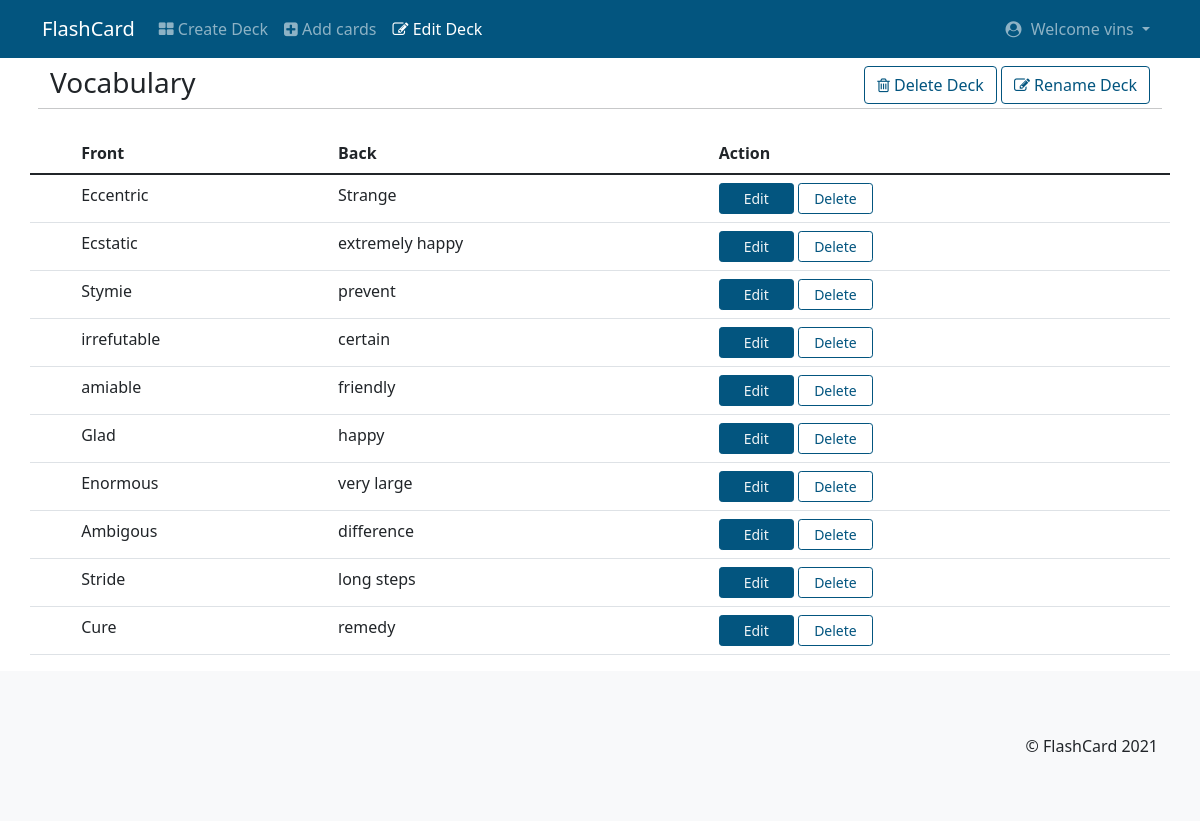
The page /dashboard/1/edit_deck/1 (signed in) on the database its author committed.
### application/model.py (models this page shows)
class User(db.Model):
    __tablename__ = 'user'
    user_id = db.Column(db.Integer, autoincrement=True, primary_key=True)
    user_name = db.Column(db.String, unique=True, nullable=False)
    user_fullname = db.Column(db.String, nullable=False)
    user_email = db.Column(db.String, unique=True, nullable=False)
    user_password = db.Column(db.String, nullable=False)
    decks = db.relationship('UDecks', cascade='all,delete', backref='user')

class Deck(db.Model):
    __tablename__ = 'deck'
    d_id = db.Column(db.Integer, autoincrement=True, primary_key=True)
    d_name = db.Column(db.String, nullable=False)
    d_score = db.Column(db.Integer, default=0)
    d_review_time = db.Column(db.DateTime, default=None)
    cards = db.relationship('DCards', cascade='all,delete', backref='deck')

class Card(db.Model):
    __tablename__ = 'card'
    c_id = db.Column(db.Integer, autoincrement=True, primary_key=True)
    c_front = db.Column(db.String, nullable=False)
    c_back = db.Column(db.String, nullable=False)
    c_rating = db.Column(db.Integer, db.ForeignKey('rating.r_id'), default=4)
    rate = db.relationship('Rating', backref='card')

### application/controllers.py (the view)
@app.route("/dashboard/<int:userId>/edit_deck/<int:deckId>")
def edit_deck(userId, deckId):
    if loginService.LoginService().loggedin():
        return redirect('/')
    d = Deck.query.filter_by(d_id=deckId).first()
    u1 = User.query.filter_by(user_id=userId).first()
    cards_name = get_details(d_id=deckId, ret=2)
    return render_template("edit_deck.html", d=d, cards_name=cards_name, u1=u1,
                           notification=notification.NService().getMessage())

### application/controllers.py (called while the page is built)
def get_details(u_id=0, d_id=0, c_id=0, ret=0):
    if ret == 1:
        u = User.query.filter_by(user_id=u_id).first()
        user_decks_ids = [i.d_id for i in u.decks]
        user_decks = {}
        for i in user_decks_ids:
            d = Deck.query.filter_by(d_id=i).first()
            user_decks[d.d_id] = [d.d_name, d.d_score,
                                  d.d_review_time.strftime('%c') if d.d_review_time is not None else '', len(d.cards)]
        return user_decks
    elif ret == 2:
        d = Deck.query.filter_by(d_id=d_id).first()
        deck_cards_ids = [i.c_id for i in d.cards]
        deck_cards = {}
        for i in deck_cards_ids:
            c = Card.query.filter_by(c_id=i).first()
            deck_cards[c.c_id] = [c.c_front, c.c_back, c.c_rating]
        return deck_cards

### application/loginService.py (called while the page is built)
    def loggedin(self):
        return self.SESSION_ID == 0

### application/notification.py (called while the page is built)
    def getMessage(self):
        if len(self.M_TO_BE_SHOWN) > 0:
            return self.M_TO_BE_SHOWN.pop(0)
        else:
            return ""

### templates/edit_deck.html (shortened to what this page needs)
<!DOCTYPE html>
<html lang="en">
<head>
    <link rel="stylesheet" type="text/css" href="{{ url_for('static', filename='bootstrap/css/bootstrap.min.css') }}"/>
    <link rel="stylesheet" type="text/css" href="{{ url_for('static', filename='style.css') }}"/>
    <link rel="stylesheet" type="text/css" href="{{ url_for('static', filename='fontawesome/font-awesome.min.css') }}"/>
</head>
<body>
<nav class="navbar navbar-expand-lg navbar-dark " style="background-color: #03557f">
    <div class="container">
        <a class="navbar-brand" href="/dashboard/{{ u1.user_id }}">FlashCard</a>
        <div class="collapse navbar-collapse" id="navbarSupportedContent">
            <ul class="navbar-nav me-auto mb-2 mb-lg-0">
                <li class="nav-item">
                    <a class="nav-link" aria-current="page" href="/dashboard/{{ u1.user_id }}/create_deck">
                        <i class="fa fa-th-large"></i> Create Deck</a>
                </li>
                <li class="nav-item">
                    <a class="nav-link" href="/dashboard/{{ u1.user_id }}/add_cards">
                        <i class="fa fa-plus-square"></i> Add cards</a>
                </li>
                <li class="nav-item">
                    <a class="nav-link active" href="/dashboard/{{ u1.user_id }}/edit_deck">
                        <i class="fa fa-edit"></i> Edit Deck</a>
                </li>
            </ul>
            <ul class="navbar-nav  mb-2 mb-lg-0">
                <li class="nav-item dropdown">
                    <a class="nav-link dropdown-toggle" href="#" id="navbarDropdownMenuLink" role="button"
                       data-bs-toggle="dropdown" aria-expanded="false">
                        <i class="fa fa-user-circle" style="margin: 5px"> </i> Welcome {{ u1.user_name }}
                    </a>
                </li>
            </ul>
        </div>
    </div>
</nav>
<div class="container flash-card-main-body">
    <div class="row p-md-2">
        <div class="col-md-12">
            <h3 class="pull-left"> {{ d.d_name }}</h3>
            <div class="pull-right">
                <a href="/dashboard/{{ u1.user_id }}/edit_deck/{{ d.d_id }}/delete_deck" type="submit"
                   class="btn btn-outline-info"><i class="fa fa-trash-o"></i> Delete Deck</a>
                <a href="/dashboard/{{ u1.user_id }}/edit_deck/{{ d.d_id }}/rename_deck" type="submit"
                   class="btn btn-outline-info"><i class="fa fa-pencil-square-o"></i> Rename Deck</a>
            </div>
        </div>
        <hr>
    </div>
    <div class="row">
        <table class="table table-hover">
            <thead>
            <tr>
                <th scope="col"></th>
                <th colspan="2" scope="col">Front</th>
                <th colspan="2" scope="col">Back</th>
                <th colspan="2" scope="col">Action</th>
            </tr>
            </thead>
            <tbody>
            {% for i in cards_name %}
                <tr>
                    <th scope="row"></th>
                    <td colspan="2">{{ cards_name[i][0] }}</td>
                    <td colspan="2">{{ cards_name[i][1] }}</td>
                    <td colspan="2"><a href="/dashboard/{{ u1.user_id }}/edit_deck/{{ d.d_id }}/edit_card/{{ i }}"
                                       class="btn btn-info btn-sm " style="min-width: 75px">Edit</a>
                        <a href="/edit_deck/{{ d.d_id }}/delete_card/{{ i }}" type="submit"
                           class="btn btn-outline-info btn-sm " style="min-width: 75px">Delete</a>
                    </td>
                </tr>
            {% endfor %}
            </tbody>
        </table>
    </div>
</div>
<nav class="navbar navbar-expand-lg navbar-light bg-light" style="height: 150px">
    <div class="container">
        <div class="pull-right">
            © FlashCard 2021
        </div>
    </div>
</nav>
</body>
</html>

### static/style.css (style rules this page uses)
.flash-card-main-body { min-height: calc(100vh - 208px) !important; }
.btn-info { color: #FCFCFCF2; background-color: #03557f; border-color: #03557f; }
.btn-outline-info { color: #03557f; border-color: #03557f; }

### rows shown on the page
User: user_name "vins"
Deck: d_name "Vocabulary"
Card: c_front "Eccentric", c_back "Strange"
Card: c_front "Ecstatic", c_back "extremely happy"
Card: c_front "Stymie", c_back "prevent"
Card: c_front "irrefutable", c_back "certain"
Card: c_front "amiable", c_back "friendly"
Card: c_front "Glad", c_back "happy"
Card: c_front "Enormous", c_back "very large"
Card: c_front "Ambigous", c_back "difference"
Card: c_front "Stride", c_back "long steps"
Card: c_front "Cure", c_back "remedy"
